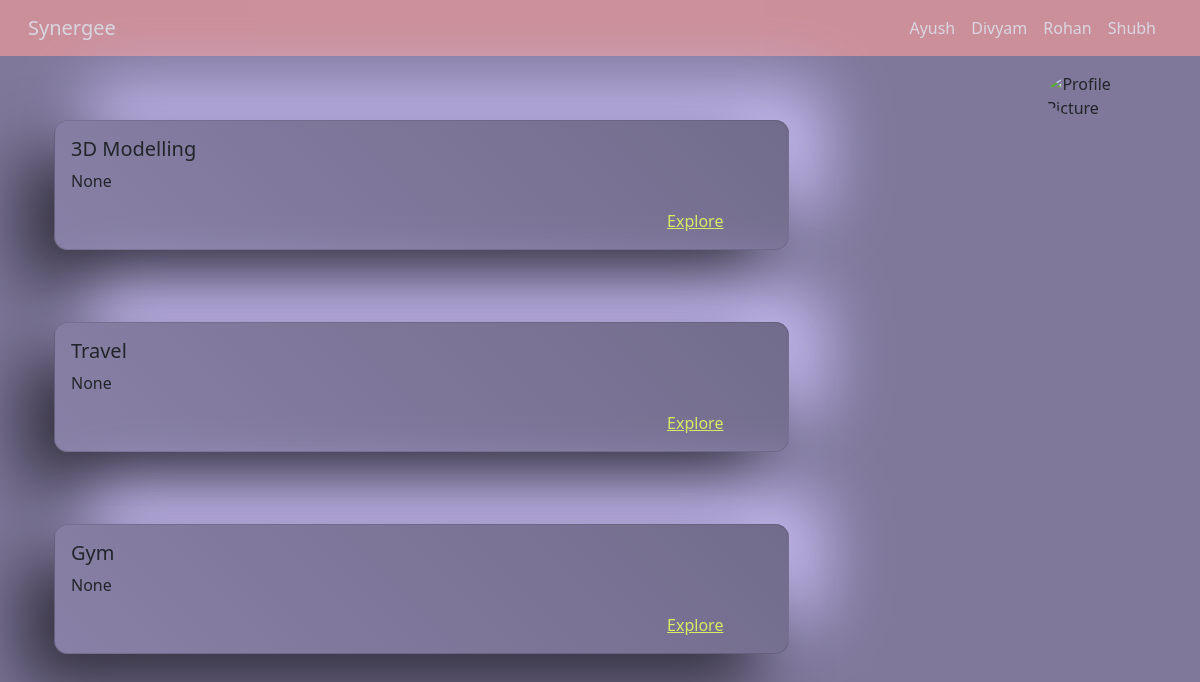
The page /profile/3/ on the database as committed earlier.
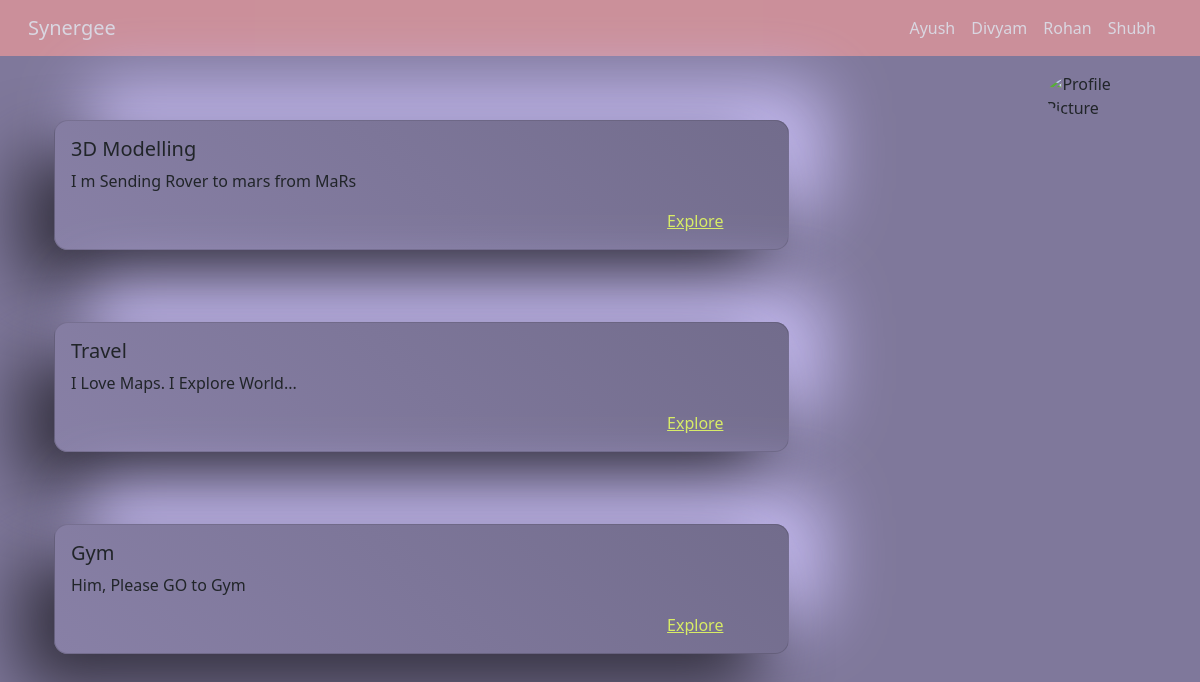
The same page on the database as committed later.
### group/models.py (models this page shows, shortened)
class Interest(models.Model):
    type = models.CharField(max_length=100)
    definition = models.CharField(max_length=150,null=True)
    familiarity = models.PositiveIntegerField(default=10)

### group/views.py (the view)
# urls.py: path('profile/<int:id>/',views.DetailProfile.as_view(),name='detail-profile'),
class DetailProfile(View):
    def get(self,request,id):
        members = Member.objects.all()
        member = get_object_or_404(Member,pk=id)
        context = {
            'member':member,
            'members':members
        }
        return render(request,'group/profile.html',context)

### group/templates/group/profile.html
{% extends 'base.html' %}
{% load static %}
{% block content %}
<div class="container">
    <img class="corner-pic" src="https://ik.imagekit.io/lddlbwmmx2g/cam-1612528810004_9aphZZFVf.jpg" alt="Profile Picture">
    <div class="row">
        {% for interest in member.interests.all %}
        <div class="col-12">
                <div class="card mb-4 mt-5 cat-card">
                    <div class="card-body">
                    <h5 class="card-title">{{interest.type}}</h5>
                    <p class="card-text red">{{interest.definition}}</p>
                    <a href="{% url 'list-post' member.id interest.id %}" class="card-link card-explore-link">Explore</a>
                    </div>
                </div>
            </div>
            {% empty %}
                <p class='lead'>No Interests Found</p>
            {% endfor %}
    </div>
</div>
{% endblock %}

Rows that differ between the two databases and show on the page:
changed Interest "3D Modelling": definition "None" → "I m Sending Rover to mars from MaRs"
changed Interest "Travel": definition "None" → "I Love Maps. I Explore World..."
changed Interest "Gym": definition "None" → "Him, Please GO to Gym"
